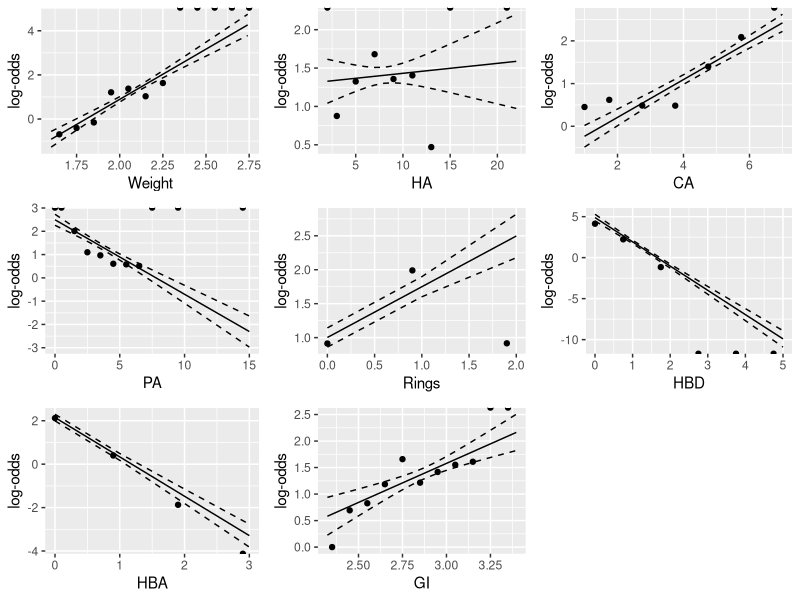
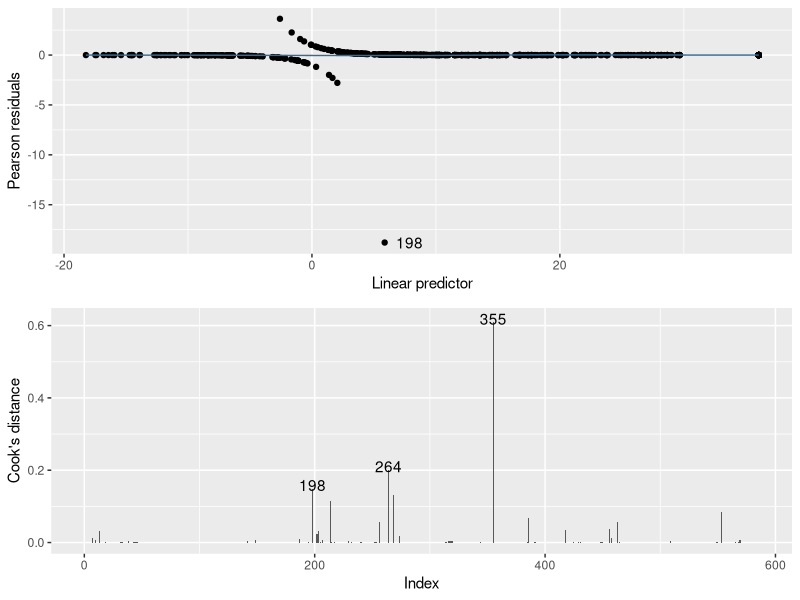
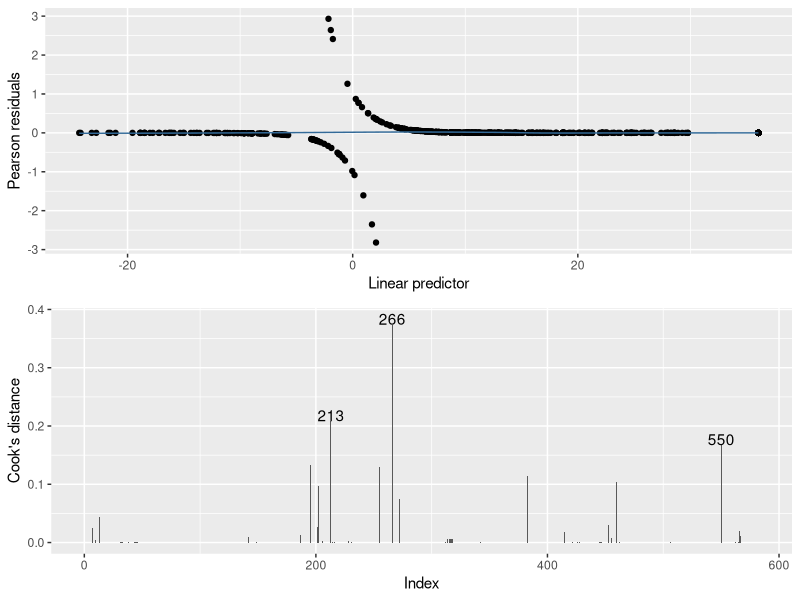
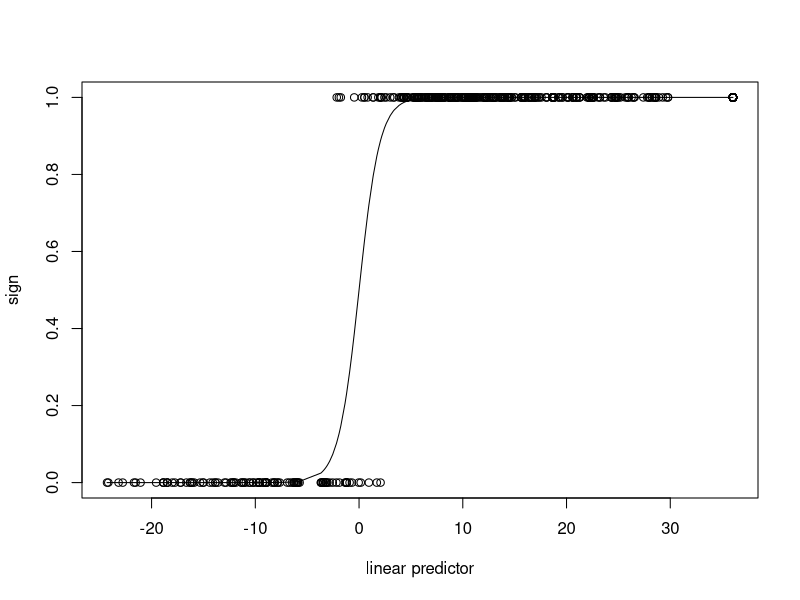
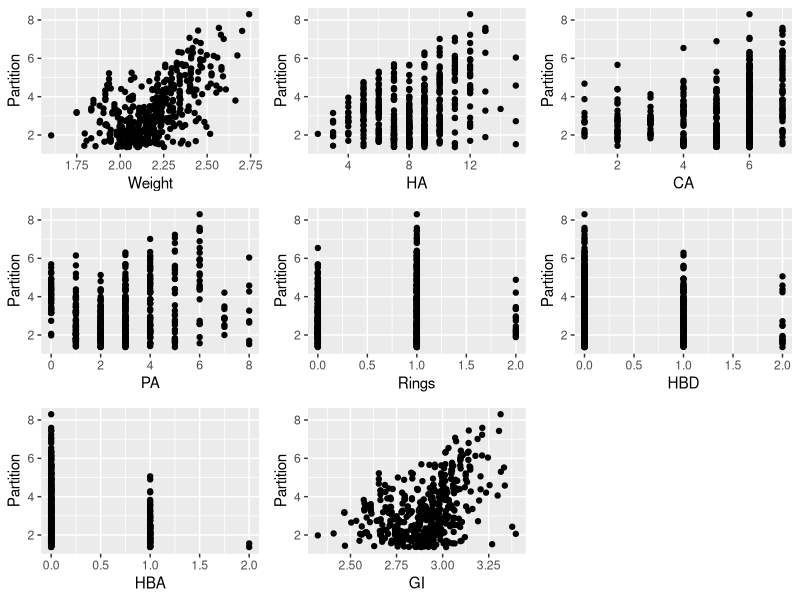
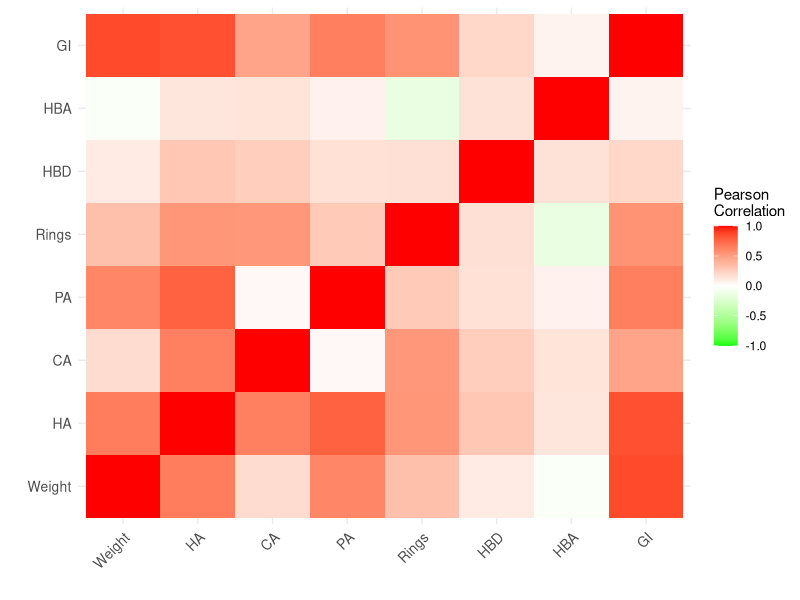
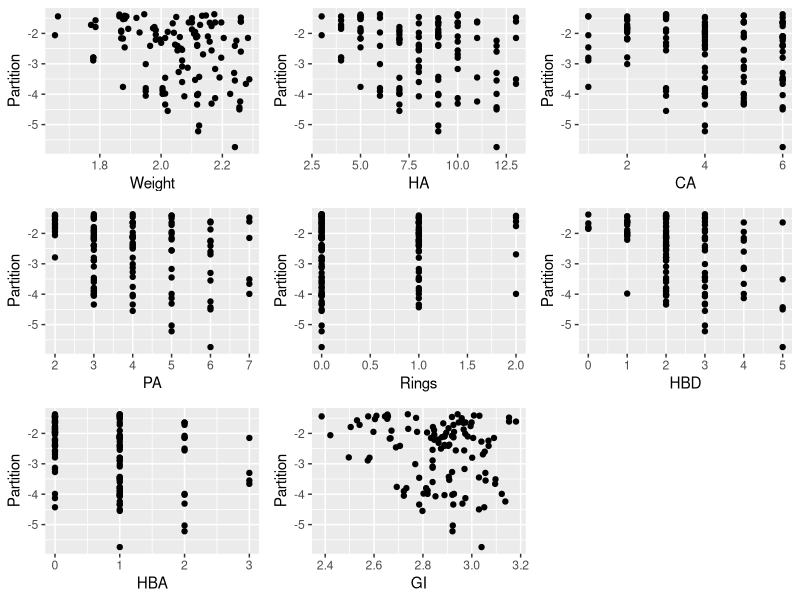
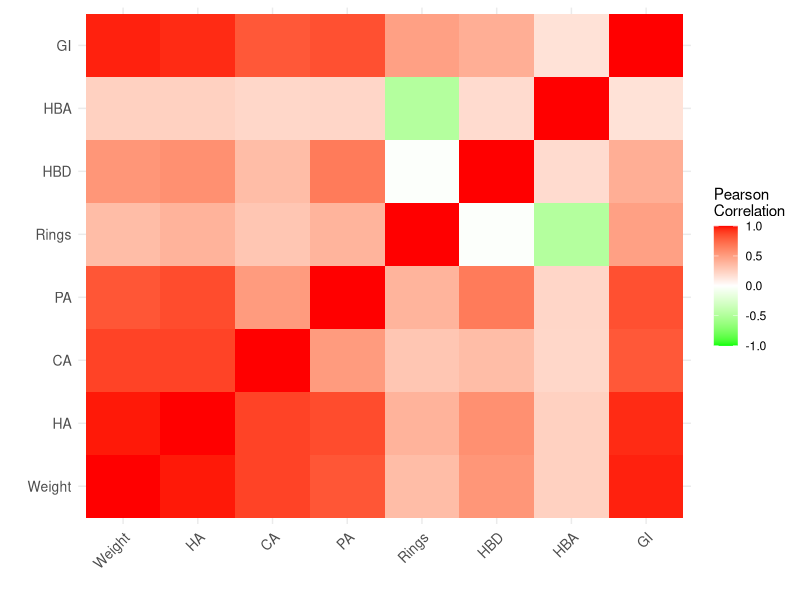

R code for these plots, in order:
## ---- chunk 1
library(readxl)
data <- read_excel("../training.xlsx")
colnames(data)
## ---- chunk 2
ii<-read.table("../overlap.dat")
data<-data[-ii$V1,]
data$sign<-as.integer(data$Partition>0)
## ---- chunk 3
library(ggplot2)
logit<-function(z) {ll<-log(z/(1-z))}
calc_logodds<-function(dataset, yvar, xvar, uselog=F) {
  x<-as.matrix(dataset[,c(xvar)])
  if (uselog) {
    x<-log10(x)
  }
  y<-as.matrix(dataset[,c(yvar)])
  hh<-hist(x, plot=F)
  x2<-x
  for (kk in (1:length(hh$breaks)-1)) {
    x2[x<=hh$breaks[kk+1] & x>hh$breaks[kk]]<-hh$mid[kk]
  }
  tt<-table(y,x2) 
  logodds<-logit(tt[2,]/apply(tt,2,sum))
  uniquex<-sort(unique(x2))
  gg<-glm(y~x,"binomial")
  pp<-predict(gg, response="link",se=T)
  xt<-sort(x)
  fitted<-pp$fit[sort.list(x)]
  fitted_low<-(pp$fit-pp$se)[sort.list(x)]
  fitted_upp<-(pp$fit+pp$se)[sort.list(x)]
  pl<-ggplot() + geom_point(aes(x=uniquex, y=logodds)) + geom_line(aes(x=xt, y=fitted)) + geom_line(aes(x=xt, y=fitted_low), linetype = 2) + geom_line(aes(x=xt, y=fitted_upp), linetype = 2)+xlab(xvar)+ylab("log-odds")
  return(list(uniquex=sort(unique(x2)), logodds=logodds, xt=sort(x), fit=fitted, fit_low=fitted_low, fit_upp=fitted_upp, plot=pl))
}
lo1<-calc_logodds(data, "sign", "Weight", uselog=T)
lo2<-calc_logodds(data, "sign", "HA")
lo3<-calc_logodds(data, "sign", "CA")
lo4<-calc_logodds(data, "sign", "PA")
lo5<-calc_logodds(data, "sign", "Rings")
lo6<-calc_logodds(data, "sign", "HBD")
lo7<-calc_logodds(data, "sign", "HBA")
lo8<-calc_logodds(data, "sign", "GI", uselog=T)
library(grid)
library(gridExtra)
grid.arrange(lo1$plot, lo2$plot, lo3$plot, lo4$plot, lo5$plot, lo6$plot, lo7$plot, lo8$plot, ncol=3)

## ---- chunk 4
# Transform the data
data$Weight<-log10(data$Weight)
data$GI<-log10(data$GI)
# Modelling + selection
gg<-glm(sign~Weight+CA+PA+Rings+HBD+HBA+GI,'binomial',data=data)
summary(gg)
selg<-step(gg,trace=T)
print(summary(selg))
## ---- chunk 5
logit<-function(z) {ll<-log(z/(1-z))}
idx<-seq(1,dim(data)[1])
# Pearson residuals
res_per<-residuals(selg,"pearson")
logfit<-logit(selg$fit)
ll<-loess(res_per[sort.list(logfit)]~sort(logfit))
res_sel<-abs(res_per)>5
p1<-ggplot() + geom_point(aes(x=logfit,y=res_per)) +  geom_line(aes(x=ll$x, y = ll$fit, color=2),show.legend=F)+xlab("Linear predictor")+ ylab("Pearson residuals") + geom_text(aes(x=logfit[res_sel], y=res_per[res_sel], label=idx[res_sel]),show.legend=F,nudge_x=2)
# Cooks distance
library(stats)
dd<-cooks.distance(selg)
dd_sel<-dd>0.14
p2<-ggplot() + geom_col(aes(x=idx, y=dd))+xlab("Index")+ylab("Cook's distance") +  geom_text(aes(x=idx[dd_sel],y=dd[dd_sel],label=idx[dd_sel]),show.legend=F,nudge_y=0.01)
library(grid)
library(gridExtra)
grid.arrange(p1,p2,ncol=1)
## ---- chunk 6
data2<-data
data2<-data[-c(198,264,355),]
gg<-glm(sign~Weight+CA+PA+Rings+HBD+HBA+GI,'binomial',data=data2)
selg<-step(gg,trace=F)
print(summary(selg))
## ---- chunk 7
logit<-function(z) {ll<-log(z/(1-z))}
idx<-seq(1,dim(data2)[1])
# Pearson residuals
res_per<-residuals(selg,"pearson")
logfit<-logit(selg$fit)
ll<-loess(res_per[sort.list(logfit)]~sort(logfit))
res_sel<-abs(res_per)>5
p1<-ggplot() + geom_point(aes(x=logfit,y=res_per)) +  geom_line(aes(x=ll$x, y = ll$fit, color=2),show.legend=F)+xlab("Linear predictor")+ ylab("Pearson residuals") + geom_text(aes(x=logfit[res_sel], y=res_per[res_sel], label=idx[res_sel]),show.legend=F,nudge_x=2)
# Cooks distance
library(stats)
dd<-cooks.distance(selg)
dd_sel<-dd>0.14
p2<-ggplot() + geom_col(aes(x=idx, y=dd))+xlab("Index")+ylab("Cook's distance") +  geom_text(aes(x=idx[dd_sel],y=dd[dd_sel],label=idx[dd_sel]),show.legend=F,nudge_y=0.01)
library(grid)
library(gridExtra)
grid.arrange(p1,p2,ncol=1)
## ---- chunk 8
logit<-function(z) {ll<-log(z/(1-z))}
plot(logit(selg$fit),data2$sign,xlab="linear predictor",ylab="sign")
lines(sort(logit(selg$fit)),selg$fit[sort.list(selg$fit)])
## ---- chunk 9
pp<-predict(selg,type="response")
pp[pp<.5]<-0
pp[pp>=.5]<-1
table(pp,data2$sign)
print(c("Misclassification error=", round(sum(pp!=data2$sign)/length(data2$sign),3)))
## ---- chunk 10
data_pos<-data[data$Partition>0,]
# Scatter plots
data_pos[data_pos$HA>15,]$HA<-15
data_pos[data_pos$PA>8,]$PA<-8
p1<-ggplot(data=data_pos, aes(x=Weight, y=Partition)) + geom_point() 
p2<-ggplot(data=data_pos, aes(x=HA, y=Partition)) + geom_point()
p3<-ggplot(data=data_pos, aes(x=CA, y=Partition)) + geom_point() 
p4<-ggplot(data=data_pos, aes(x=PA, y=Partition)) + geom_point() 
p5<-ggplot(data=data_pos, aes(x=Rings, y=Partition)) + geom_point()
p6<-ggplot(data=data_pos, aes(x=HBD, y=Partition)) + geom_point() 
p7<-ggplot(data=data_pos, aes(x=HBA, y=Partition)) + geom_point() 
p8<-ggplot(data=data_pos, aes(x=GI, y=Partition)) + geom_point() 
library(grid)
library(gridExtra)
grid.arrange(p1, p2, p3, p4, p5, p6, p7, p8, ncol=3)

# Colinearity
library(ggplot2)
library(reshape2)
cormat_pos<-melt(cor(data_pos[,seq(5,dim(data)[2]-1)]))

ii<-which(cormat_pos[,"value"]==1)
maxv_pos<-max(cormat_pos[-ii,"value"])
maxi_pos<-which(cormat_pos["value"]==maxv_pos)[1]

ggplot(data = cormat_pos, aes(x=Var1, y=Var2, fill=value)) + scale_fill_gradient2(low="green", high="red", mid="white", midpoint=0, limit=c(-1,1), space="Lab", name="Pearson\nCorrelation") + xlab("") + ylab("")+ geom_tile() + theme_minimal() +  theme(axis.text.x=element_text(angle=45, vjust=1, size=10, hjust=1), axis.text.y = element_text(size=10))
## ---- chunk 11
data_neg<-data[data$Partition<0,]
# Scatter plots
p1<-ggplot(data=data_neg, aes(x=Weight, y=Partition)) + geom_point() 
p2<-ggplot(data=data_neg, aes(x=HA, y=Partition)) + geom_point()
p3<-ggplot(data=data_neg, aes(x=CA, y=Partition)) + geom_point() 
p4<-ggplot(data=data_neg, aes(x=PA, y=Partition)) + geom_point() 
p5<-ggplot(data=data_neg, aes(x=Rings, y=Partition)) + geom_point()
p6<-ggplot(data=data_neg, aes(x=HBD, y=Partition)) + geom_point() 
p7<-ggplot(data=data_neg, aes(x=HBA, y=Partition)) + geom_point() 
p8<-ggplot(data=data_neg, aes(x=GI, y=Partition)) + geom_point() 
library(grid)
library(gridExtra)
grid.arrange(p1, p2, p3, p4, p5, p6, p7, p8, ncol=3)

# Correlations
library(ggplot2)
library(reshape2)

cormat_neg<-melt(cor(data_neg[,seq(5,dim(data)[2]-1)]))
ii<-which(cormat_neg[,"value"]==1)
maxv_neg<-max(cormat_neg[-ii,"value"])
maxi_neg<-which(cormat_neg["value"]==maxv_neg)[1]

ggplot(data = cormat_neg, aes(x=Var1, y=Var2, fill=value)) + scale_fill_gradient2(low="green", high="red", mid="white", midpoint=0, limit=c(-1,1), space="Lab", name="Pearson\nCorrelation") + xlab("") + ylab("")+ geom_tile() + theme_minimal() +  theme(axis.text.x=element_text(angle=45, vjust=1, size=10, hjust=1), axis.text.y = element_text(size=10))

## ---- chunk 12
print(cormat_neg[cormat_neg["value"]>0.90,])
## ---- chunk 13
mm<-lm(Partition~Weight+HA+CA+PA+Rings+HBD+HBA+GI,data=data_pos)
summary(mm)
mm_pos<-step(mm,trace=F)
summary(mm_pos)
library(ggfortify)
autoplot(mm, which=c(1,2,4))
## ---- chunk 14
library(leaps)
xx<-as.data.frame(data_pos)[,c("Weight","HA","CA","PA","Rings","HBD","HBA","GI")]
yy<-as.data.frame(data_pos)[,"Partition"]
# Enumerate all models
rleaps<-regsubsets(xx,yy,int=T,nbest=1000,nvmax=dim(xx)[2]+1,really.big=T,method=c("ex")) 
cleaps<-summary(rleaps,matrix=T) 
# True/False matrix. The r-th is a True/False statement about which
Models<-cleaps$which
# Add a model with only the intercept
Models<-rbind(c(T,rep(F,dim(xx)[2])),Models) 
# Calculate AIC
nullrss<-sum((yy-mean(yy))^2)
RSS<-cleaps$rss
RSS<-c(nullrss,RSS)
modsize<-apply(Models==T,1,sum)
AIC<-length(yy)*log(RSS)+2*modsize
## ---- chunk 15
qplot(modsize, AIC, xlab="Model size", ylab="AIC")+scale_x_discrete(limits=c("1","2","3","4","5","6","7","8","9","10"))
print(rbind(Models[AIC==min(AIC[modsize==6]),],Models[AIC==min(AIC[modsize==7]),],Models[AIC==min(AIC[modsize==8]),],Models[AIC==min(AIC[modsize==9]),]))
## ---- chunk 16
mm<-lm(Partition~Weight+CA+PA+Rings+HBD+HBA,data=data_neg)
summary(mm)
mm_neg<-step(mm,trace=T)
summary(mm_neg)
library(ggfortify)
autoplot(mm, which=c(1,2,4))
## ---- chunk 17
library(leaps)
xx<-as.data.frame(data_neg)[,c("Weight","CA","PA","Rings","HBD","HBA")]
yy<-as.data.frame(data_neg)[,"Partition"]
# Enumerate all models
rleaps<-regsubsets(xx,yy,int=T,nbest=1000,nvmax=dim(xx)[2]+1,really.big=T,method=c("ex")) 
cleaps<-summary(rleaps,matrix=T) 
# True/False matrix. The r-th is a True/False statement about which
Models<-cleaps$which
# Add a model with only the intercept
Models<-rbind(c(T,rep(F,dim(xx)[2])),Models) 
# Calculate AIC
nullrss<-sum((yy-mean(yy))^2)
RSS<-cleaps$rss
RSS<-c(nullrss,RSS)
modsize<-apply(Models==T,1,sum)
AIC_neg<-length(yy)*log(RSS)+2*modsize
## ---- chunk 18
qplot(modsize, AIC_neg, xlab="Model size", ylab="AIC")+scale_x_discrete(limits=c("1","2","3","4","5","6","7","8","9","10"))
print(rbind(Models[AIC_neg==min(AIC_neg[modsize==6]),],Models[AIC_neg==min(AIC_neg[modsize==7]),]))
## ---- chunk 19
sota<-read_excel("../testing.xlsx")
sota$sign<-as.integer(sota$Partition>0)
sota$Weight<-log10(sota$Weight)
sota$GI<-log10(sota$GI)
# First step
pp2<-predict(selg, sota[c("Weight","PA","Rings","HBD","HBA","GI")], type="response")
pp2[pp2<.5]<-0
pp2[pp2>=.5]<-1
table(pp2,sota$sign)
print(c("Misclassification error=", round(sum(pp2!=sota$sign)/length(sota$sign),3)))
## ---- chunk 20
# Positive molecules
sota_pos<-sota[pp2==1,]
f_pos<-sota_pos[c("Partition")]
f_pos$pred<-predict(mm_pos, sota_pos[c("Weight","CA","Rings","HBD","HBA","GI")])
f_pos$model="Positive"

# Negative molecules
sota_neg<-sota[pp2==0,]
f_neg<-sota_neg[c("Partition")]
f_neg$pred<-predict(mm_neg, sota_neg[c("Weight","CA","PA","Rings","HBD","HBA")])
f_neg$model="Negative"

f<-rbind(f_pos,f_neg)
## ---- chunk 21
library(ggplot2)
ggplot(f, aes(x=Partition, y=pred, color=model)) + geom_point() + xlab("Experimental [kcal/mol]") + ylab("Predicted [kcal/mol]") + xlim(-5,8) + ylim(-5,8) + theme(aspect.ratio=1)
